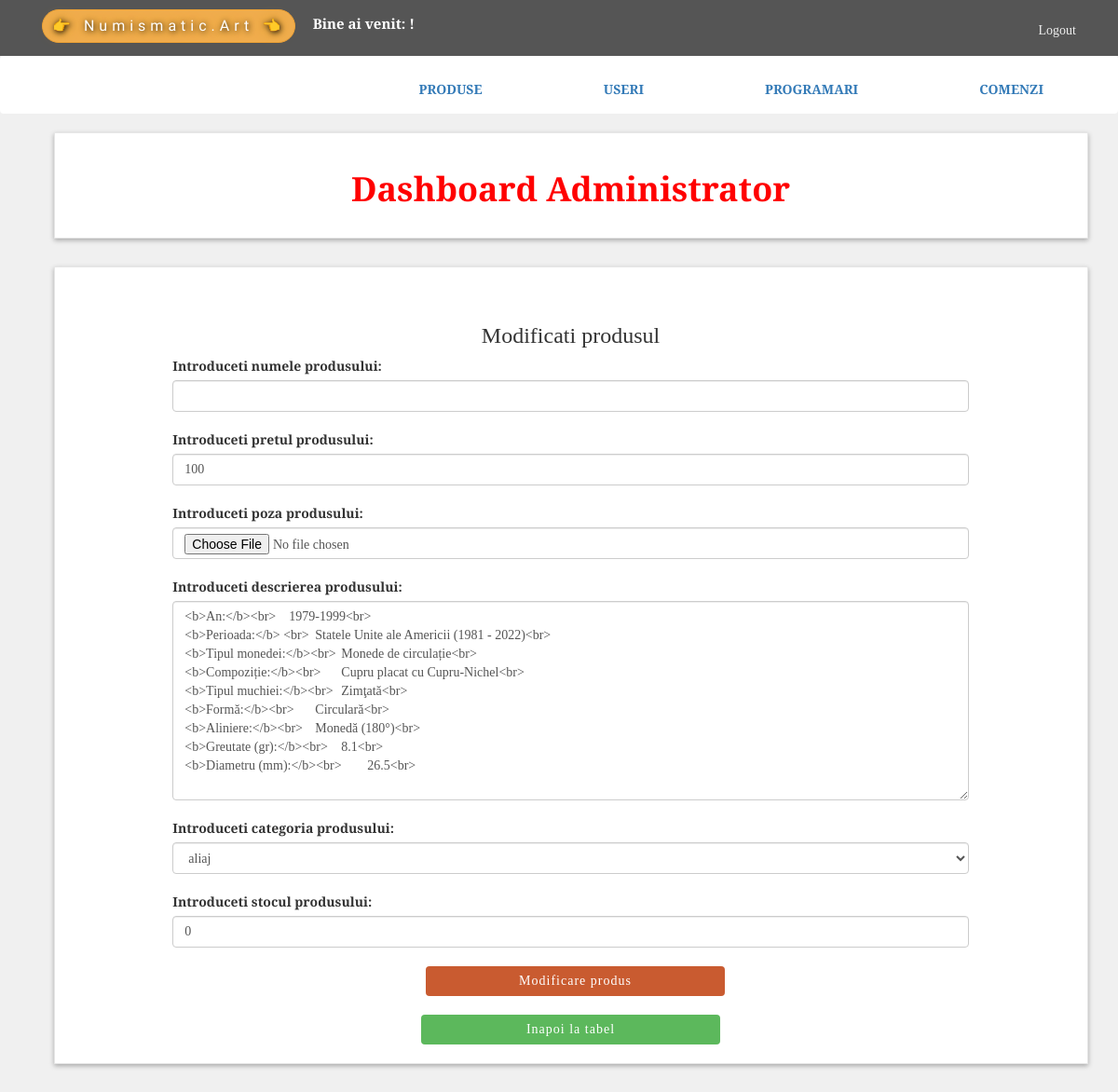
/admin/modificare_product.php?id=19, run on the app's committed database.
### tables this page shows
CREATE TABLE `produse` (
  `produs_id` int(11) NOT NULL,
  `produs_nume` varchar(100) NOT NULL,
  `produs_pret` int(11) NOT NULL,
  `produs_img` varchar(150) NOT NULL,
  `produs_descriere` varchar(1000) NOT NULL,
  `cat_id` int(100) NOT NULL,
  `stoc` int(11) UNSIGNED NOT NULL,
  `product_time` timestamp NOT NULL DEFAULT current_timestamp()
);

### admin/modificare_product.php (the view, shortened to what this page needs)
<?php
include_once 'conectare.php';
$id = $_GET['id'];
$sql = "SELECT * FROM produse WHERE produs_id='$id' ";
$results = mysqli_query($mysqli, $sql);
$row = mysqli_fetch_array($results);
$pret = $row['produs_pret'];
$descriere = $row['produs_descriere'];
$rol = $row['cat_id'];
$stoc = $row['stoc'];
?>
<?php
include("includes/header.php");
?>
<div id="content">
  <div class="container">
    <div class="col-md-12">
      <div class="box">
        <center>
          <h1 style="color:red"><b>Dashboard Administrator</b></h1>
        </center>
      </div>
    </div>
    <div class="col-md-12">
      <div class="box">
        <section>
          <div class="box2">
            <div class="content_box2">
              <form action="" method="POST"><br>
                <center>
                  <b>
                    <h3 class="">Modificati produsul</h3>
                  </b>
                </center>
                <div class="form-group" style="width: 80%; margin: 0 auto">
                  <label for="nume">Introduceti numele produsului:</label>
                  <input type="text" class="form-control" name="nume" value="<?php echo $nume ?>" />
                </div>
                <br />
                <div class="form-group" style="width: 80%; margin: 0 auto">
                  <label for="pret">Introduceti pretul produsului:</label>
                  <input type="number" class="form-control" name="pret" value="<?php echo $pret ?>">
                </div>
                <br />
                <div class="form-group" style="width: 80%; margin: 0 auto">
                  <label for="poza">Introduceti poza produsului:</label>
                  <input type="file" class="form-control" name="poza" value="\admin\product_images">
                </div>
                <br />
                <div class="form-group" style="width: 80%; margin: 0 auto">
                  <label for="descriere">Introduceti descrierea produsului:</label>
                  <textarea type="text" class="form-control" name="descriere" rows="10"><?php echo $descriere ?></textarea>
                </div>
                <br />
                <div class="form-group" style="width: 80%; margin: 0 auto">
                  <label for="categorie">Introduceti categoria produsului:</label>
                  <select class="form-control" name="categorie" value="<?php echo $rol ?>">
                    <option value="<?php switch ($rol) {
                                      case 8:
                                        echo "aliaj";
                                        break;
                                    } ?>"><?php switch ($rol) {
                                            case 8:
                                              echo "aliaj";
                                              break;
                                          } ?></option>
                  </select>
                </div>
                <br />
                <div class="form-group" style="width: 80%; margin: 0 auto">
                  <label for="stoc">Introduceti stocul produsului:</label>
                  <input type="number" class="form-control" name="stoc" value="<?php echo $stoc ?>">
                </div>
                <br />
                <div class="form-row">
                  <center><button type="submit" style="width: 30%;" class=" btn btn-primary" name="btn1">Modificare produs</button></center>
                  <br>
                  <center><a href="vizualizare_produse.php"><button type="button" style="width: 30%;" class="btn btn-success">Inapoi la tabel</button></a></center>
                </div>
              </form>
            </div>
          </div>
        </section>
      </div>
    </div>
  </div>
</div>
</body>
</html>

### admin/style.css (style rules this page uses)
body { font-size: 14px; line-height: 1.42857143; color: #333; background-color: #f0f0f0; overflow-x: hidden; font-family: "Libre Baskerville", serif; }
.btn-primary { color: rgb(255, 255, 255); background: rgb(201, 91, 48); margin-left: 10px; border: none; letter-spacing: 1px; }
.btn-success { border: none; letter-spacing: 1px; }
.box { background: #fff; margin: 0 0 30px; border: solid 1px #e6e6e6; box-sizing: border-box; padding: 20px; box-shadow: 0px 2px 5px rgba(0, 0, 0, 0.3); }
#content { padding-left: 25px; }

### data on the page
produse: pret "100", descriere "<b>An:</b><br> 1979-1999<br> <b>Perioada:</b> <br> Statele Unite ale Americii (1981 - 2022)<br> <b>Tipul monedei:</b><br> Monede de circulație<br> <b>Compoziție:</b><br> Cupru placat cu Cupru-Nichel<br> <b>Tipul muchiei:</b><br> Zimţată<br> <b>Formă:</b><br> Circulară<br> <b>Aliniere:</b><br> Monedă (180°)<br> <b>Greutate (gr):</b><br> 8.1<br> <b>Diametru (mm):</b><br> 26.5<br>", categorie "aliaj", stoc "0"
